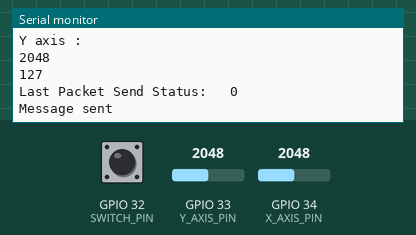
Recording of a sketch running on a simulated ESP32. On the bench: the last lines printed to the serial monitor. Inputs (shaded band) come from the test bench; at power-on: GPIO 33 (Y_AXIS_PIN) = 2048, GPIO 32 (SWITCH_PIN) HIGH, GPIO 34 (X_AXIS_PIN) = 2048.

Above: at 1.2 s.
1.3 s: GPIO 33 (Y_AXIS_PIN) set to 2866
At 1.39 s:
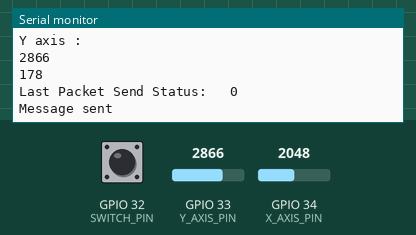
2.8 s: GPIO 33 (Y_AXIS_PIN) set to 3603
At 2.82 s:
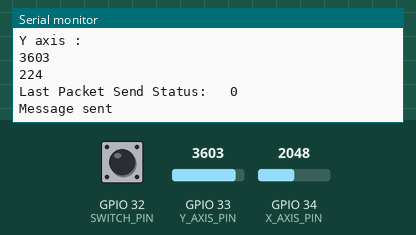
Timing chart, 0 to 5.8 s (numbered marks = the images above; inputs shaded):
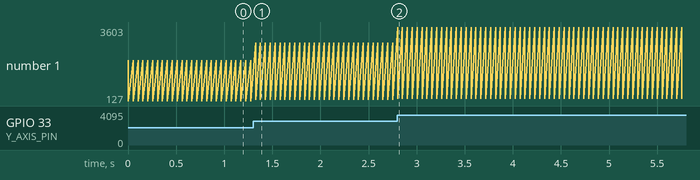

The sketch:

xlr8_sender.ino
```cpp
#include <esp_now.h>
#include <WiFi.h>
#include <stdio.h>
#include <math.h>

//TODO : define x axis, y axis , switch pins

#define X_AXIS_PIN 34
#define Y_AXIS_PIN 33
#define SWITCH_PIN 32

// REPLACE WITH YOUR RECEIVER MAC Address
uint8_t receiverMacAddress[] = {0x08,0xB6,0x1F,0x3B,0x48,0xBC};  //AC:67:B2:36:7F:28
uint8_t broadcastAddress1[] = {0xC0, 0x49, 0xEF, 0xCB, 0x83, 0x84}; // sender's address

struct PacketData
{
  byte xAxisValue;
  byte yAxisValue;
  byte switchPressed;
};
PacketData data;


// callback when data is sent
void OnDataSent(const uint8_t *mac_addr, esp_now_send_status_t status)
{
  Serial.print("\r\nLast Packet Send Status:\t ");
  Serial.println(status);
  Serial.println(status == ESP_NOW_SEND_SUCCESS ? "Message sent" : "Message failed");
}

void initPinModes(){

  pinMode(SWITCH_PIN, INPUT_PULLUP);
  pinMode(X_AXIS_PIN, INPUT);
  pinMode(Y_AXIS_PIN, INPUT);
  // digitalWrite(X_AXIS_PIN, HIGH);
  // digitalWrite(Y_AXIS_PIN, HIGH);

}

void setup() {

  Serial.begin(115200);
  WiFi.mode(WIFI_STA);
  initPinModes();

 // Init ESP-NOW
  if (esp_now_init() != ESP_OK)
  {
    Serial.println("Error initializing ESP-NOW");
    return;
  }
  else
  {
    Serial.println("Succes: Initialized ESP-NOW");
  }

  /*

  esp_now_set_self_role(ESP_NOW_ROLE_CONTROLLER);

  esp_now_register_send_cb(OnDataSent);

   // Register peer
  esp_now_add_peer(broadcastAddress1, ESP_NOW_ROLE_SLAVE, 1, NULL, 0);

    // Add peer
  if (esp_now_add_peer(&peerInfo) != ESP_OK)
  {
    Serial.println("Failed to add peer");
    return;
  }
  else
  {
    Serial.println("Succes: Added peer");
  }

  pinMode(SWITCH_PIN, INPUT_PULLUP);

  */


    esp_now_register_send_cb(OnDataSent);

  // Register peer
  esp_now_peer_info_t peerInfo = {};
  memcpy(peerInfo.peer_addr, receiverMacAddress, 6);
  peerInfo.channel = 0;
  peerInfo.encrypt = false;

  // Add peer
  if (esp_now_add_peer(&peerInfo) != ESP_OK)
  {
    Serial.println("Failed to add peer");
    return;
  }
  else
  {
    Serial.println("Succes: Added peer");
  }

}

void loop() {

  data.xAxisValue = map(analogRead(X_AXIS_PIN), 0, 4095, 0, 255);
  data.yAxisValue =  map(analogRead(Y_AXIS_PIN), 0, 4095, 0, 255);
  data.switchPressed = false;

  if (digitalRead(SWITCH_PIN) == LOW)
  {
    data.switchPressed = true;
  }

  esp_err_t result = esp_now_send(receiverMacAddress, (uint8_t *) &data, sizeof(data));
  if (result == ESP_OK)
  {
    Serial.println("Sent with success");
    Serial.println("Y axis : ");
    Serial.println(analogRead(Y_AXIS_PIN));
    Serial.println(data.yAxisValue);
    // Serial.print("HEY");
    // Serial.println("Y axis : ");
    // Serial.print(analogRead(Y_AXIS_PIN));
    // Serial.print("HEY");
    // Serial.println("Y axis : " + analogRead(Y_AXIS_PIN) + std::string(" GOO"));
  }
  else
  {
    Serial.println("Error sending the data");
  }

  if (data.switchPressed == true)
  {
    delay(500);
  }
  else
  {
    delay(50);
  }

}
```

Measured:
- after the input at 1.3 s, the serial monitor: prints a new line at once (image 1)
- after the input at 2.8 s, the serial monitor: prints a new line at once (image 2)
- plotted number 1: 127 → 178 after the input at 1.3 s, 178 → 224 after the input at 2.8 s
